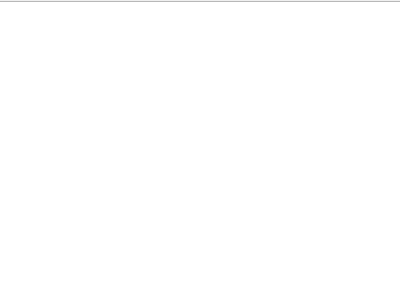
<?xml version="1.0" encoding="UTF-8"?>
<ui version="4.0">
 <class>ChildDialog</class>
 <widget class="QDialog" name="ChildDialog">
  <property name="geometry">
   <rect>
    <x>0</x>
    <y>0</y>
    <width>400</width>
    <height>300</height>
   </rect>
  </property>
  <property name="windowTitle">
   <string>Dialog</string>
  </property>
  <widget class="QListWidget" name="listWidget">
   <property name="geometry">
    <rect>
     <x>-5</x>
     <y>1</y>
     <width>411</width>
     <height>301</height>
    </rect>
   </property>
  </widget>
 </widget>
 <resources/>
 <connections/>
</ui>
